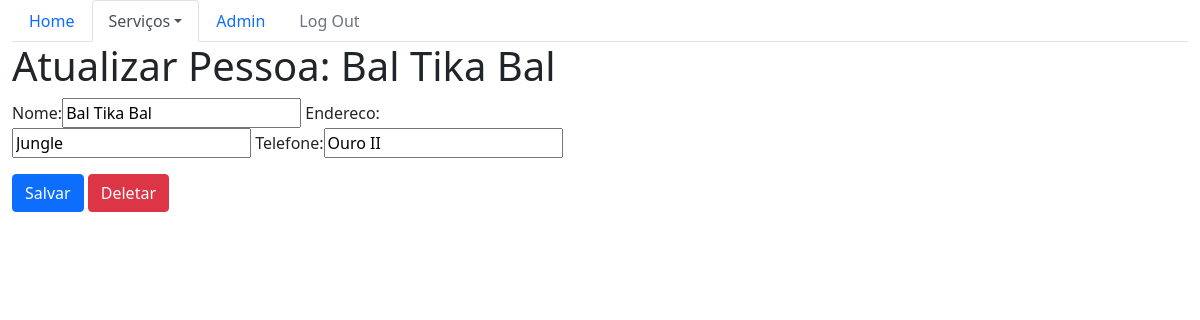
The page /core/pessoa-update/7 on the database its author committed.
### core/models.py (models this page shows)
class Pessoa(models.Model):
    nome = models.CharField(max_length=100)
    endereco = models.CharField(max_length=200)
    telefone = models.CharField(max_length=20)
    def __str__(self):
        return self.nome

### core/views.py (the view)
# urls.py: path('pessoa-update/<int:id>', pessoa_update, name='core_pessoa_update'),
def pessoa_update(request, id):
    data = {}
    pessoa = Pessoa.objects.get(id=id)
    form = PessoaForm(request.POST or None, instance=pessoa)
    data['title'] = 'Pessoa'
    data['obj'] = pessoa
    data['form'] = form
    data['update_url'] = 'core_pessoa_update'
    data['delete_url'] = 'core_pessoa_delete'
    if request.method == 'POST':
        if form.is_valid():
            form.save()
            return redirect('core_lista_pessoas')
    else:
        return render(request, 'core/update.html', data)

### core/forms.py
class PessoaForm(ModelForm):
    class Meta:
        model = Pessoa
        fields = '__all__'

### core/templates/core/update.html (shortened to what this page needs)
{% extends 'base.html' %}
{% load bootstrap %}
{% block menu %}
    <ul class="nav nav-tabs">
        <li class="nav-item">
            <a class="nav-link" aria-current="page" href="{% url 'core_home' %}">Home</a>
        </li>
        <li class="nav-item dropdown">
            <a class="nav-link active dropdown-toggle" data-bs-toggle="dropdown" href="#" role="button"
                aria-expanded="false">Serviços</a>
        </li>
        <li class="nav-item">
            <a class="nav-link" href="/admin">Admin</a>
        </li>
        <li class="nav-item">
            <a class="nav-link disabled" href="#">Log Out</a>
        </li>
    </ul>
{% endblock %}
{% block main %}
    <div class="row">
        <div class="col-md-6">
            <h1>Atualizar {{ title }}: {{ obj }}</h1>
            <form action="{% url update_url obj.id %}" method="POST">
                {{ form|bootstrap }}
                <button type="submit" class="btn btn-primary">Salvar</button>
                <a href="{% url delete_url obj.id %}" class="btn btn-danger">Deletar</a>
            </form>
        </div>
    </div>
{% endblock %}

### rows shown on the page
Pessoa: nome "Bal Tika Bal", endereco "Jungle", telefone "Ouro II"

### other values the page prints
{{ title }} "Pessoa"
